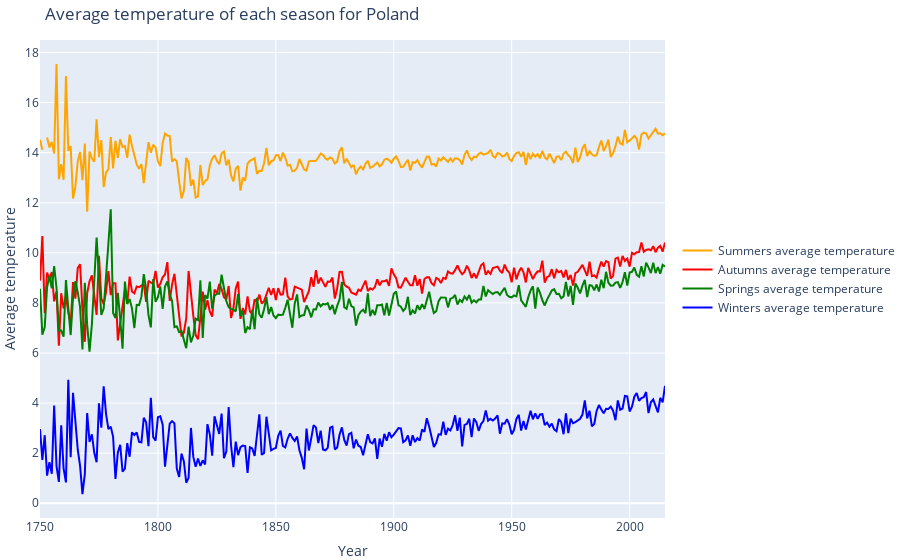

The cell this chart's notebook holds for it:
### Code cell
import plotly.graph_objects as go

fig = go.Figure()

fig.add_trace(go.Scatter(x=list(years), y=summer_temps, mode='lines', name='Summers average temperature', line=dict(color='orange')))
fig.add_trace(go.Scatter(x=list(years), y=autumn_temps, mode='lines', name='Autumns average temperature', line=dict(color='red')))
fig.add_trace(go.Scatter(x=list(years), y=sprint_temps, mode='lines', name='Springs average temperature', line=dict(color='green')))
fig.add_trace(go.Scatter(x=list(years), y=winter_temps, mode='lines', name='Winters average temperature', line=dict(color='blue')))

fig.update_layout(title=f'Average temperature of each season for {country}',
                  xaxis_title='Year',
                  yaxis_title='Average temperature',
                  legend=dict(x=1.02, y=0.5),
                  margin=dict(l=0, r=20, t=40, b=20),
                  hovermode='x unified')

fig.show()

### Figure 1 — Plotly figure (JSON) as saved in the notebook; plotly's stock layout.template omitted (floating-point values rounded to 4 significant figures; data arrays with more than 128 entries replaced by an {"elided": "..."} marker saying what was removed)
{"data": [{"line": {"color": "orange"}, "mode": "lines", "name": "Summers average temperature", "type": "scatter", "x": {"elided": "266 int values"}, "y": {"elided": "266 float values"}}, {"line": {"color": "red"}, "mode": "lines", "name": "Autumns average temperature", "type": "scatter", "x": {"elided": "266 int values"}, "y": {"elided": "266 float values"}}, {"line": {"color": "green"}, "mode": "lines", "name": "Springs average temperature", "type": "scatter", "x": {"elided": "266 int values"}, "y": {"elided": "266 float values"}}, {"line": {"color": "blue"}, "mode": "lines", "name": "Winters average temperature", "type": "scatter", "x": {"elided": "266 int values"}, "y": {"elided": "266 float values"}}], "layout": {"hovermode": "x unified", "legend": {"x": 1.02, "y": 0.5}, "margin": {"b": 20, "l": 0, "r": 20, "t": 40}, "title": {"text": "Average temperature of each season for Poland"}, "xaxis": {"title": {"text": "Year"}}, "yaxis": {"title": {"text": "Average temperature"}}}}
